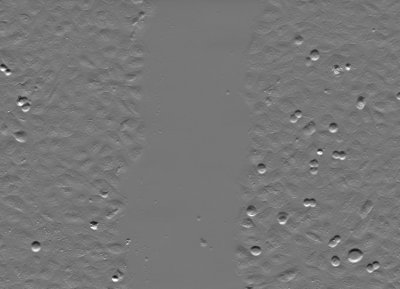
#> input picture Images/scratch/Scratch1.jpg, 400 x 289 px; its folder holds only this picture in this run
$ python lecture21.py
#> lines starting #> are read from the running program, lines starting #| are printed output that depends on the picture; after the words box and inside, x2 and y2 are one past the last pixel; in counts of white or black regions, pixels touching at a corner belong together
import matplotlib.pyplot as plt
from skimage import io
from skimage.filters.rank import entropy
from skimage.morphology import disk
import numpy as np
from skimage.filters import threshold_otsu


# [6 lines of commented-out code are left out]

import glob

time = 0
time_list=[]
area_list=[]
path = "Images/scratch/*.*"
for file in glob.glob(path):
    dict={}
    img=io.imread(file)
#> img is the input picture: shape (289, 400); min 14, max 255, mean 118.6
    entropy_img = entropy(img, disk(3))
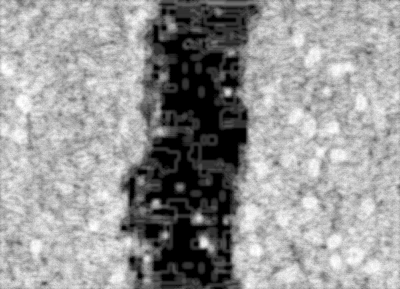
#> entropy_img: shape (289, 400) float64; min 0, max 4.86, mean 2.9; drawn with min black and max white
    thresh = threshold_otsu(entropy_img)
#> thresh = 2.15
    binary = entropy_img <= thresh
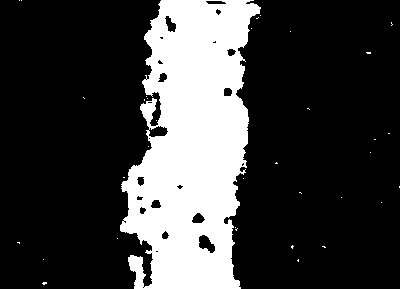
#> binary: shape (289, 400) bool; 23.9% white; 35 white regions (34 under 20 px), largest, box (x1, y1, x2, y2) and area: (120, 0, 261, 289) 27594
    scratch_area = np.sum(binary == 1)
#> scratch_area = 27683
    #print("time=", time, "hr  ", "Scratch area=", scratch_area, "pix\N{SUPERSCRIPT TWO}")
    time_list.append(time)
    area_list.append(scratch_area)
    time += 1

#print(time_list, area_list)
plt.plot(time_list, area_list, 'ro')  #Print blue dots scatter plot
plt.show()
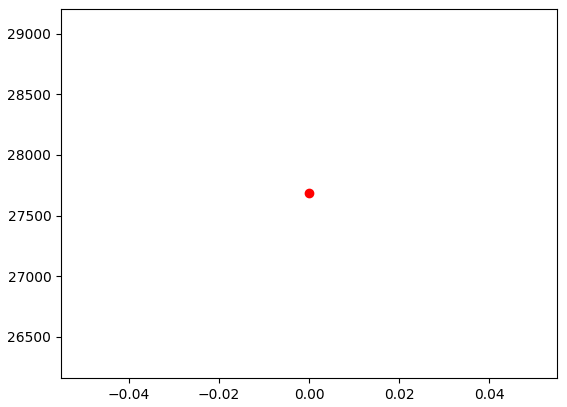
#> figure drawn by matplotlib, 1 panel

#Print slope, intercept
from scipy.stats import linregress
#print(linregress(time_list, area_list))


slope, intercept, r_value, p_value, std_err = linregress(time_list, area_list)
#> slope = nan; intercept = nan; r_value = 0; p_value = nan; std_err = nan
print("y = ",slope, "x", " + ", intercept  )
#| y =  nan x  +  nan
print("R\N{SUPERSCRIPT TWO} = ", r_value**2)
#| R² =  0.0
#print("r-squared: %f" % r_value**2)

$ run again, on Images/scratch/Scratch5.jpg
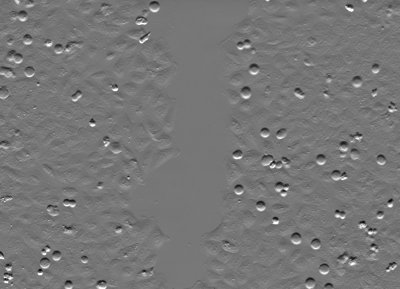
#> input picture Images/scratch/Scratch5.jpg, 400 x 289 px
#> img is the input picture: shape (289, 400); min 7, max 255, mean 118.6
#> thresh = 2.29
#> `binary = entropy_img <= thresh`:
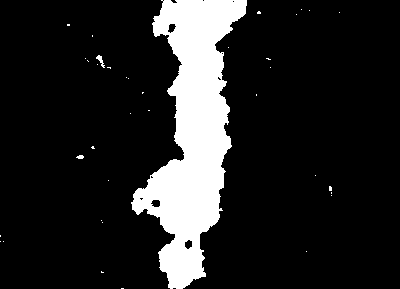
#> binary: shape (289, 400) bool; 13.9% white; 37 white regions (34 under 20 px), largest, box (x1, y1, x2, y2) and area: (131, 0, 247, 289) 15946, (96, 55, 105, 68) 45, (76, 155, 84, 159) 24
#> scratch_area = 16105
#> `plt.show()`:
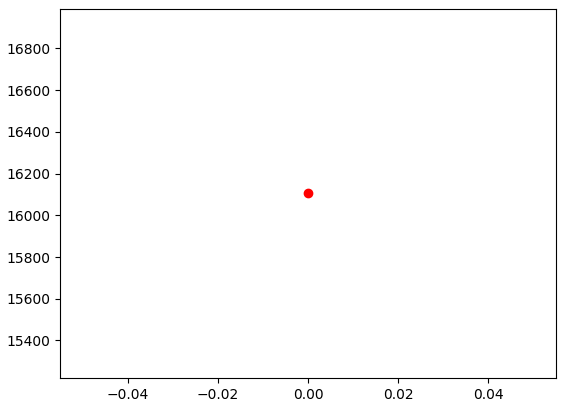
#> figure drawn by matplotlib, 1 panel
#> slope = nan; r_value = 0; p_value = nan
#| y =  nan x  +  nan
#| R² =  0.0

$ run again, on Images/scratch/Scratch6.jpg
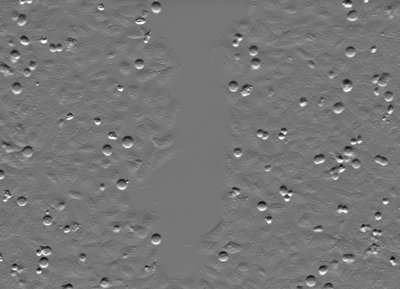
#> input picture Images/scratch/Scratch6.jpg, 400 x 289 px
#> img is the input picture: shape (289, 400); min 0, max 255, mean 118.6
#> thresh = 2.31
#> `binary = entropy_img <= thresh`:
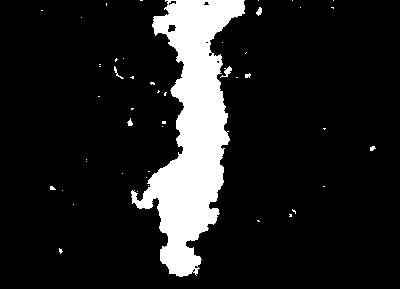
#> binary: shape (289, 400) bool; 12.5% white; 47 white regions (40 under 20 px), largest, box (x1, y1, x2, y2) and area: (131, 0, 245, 277) 14072, (220, 66, 232, 78) 55, (256, 7, 262, 16) 34
#> scratch_area = 14417
#> `plt.show()`:
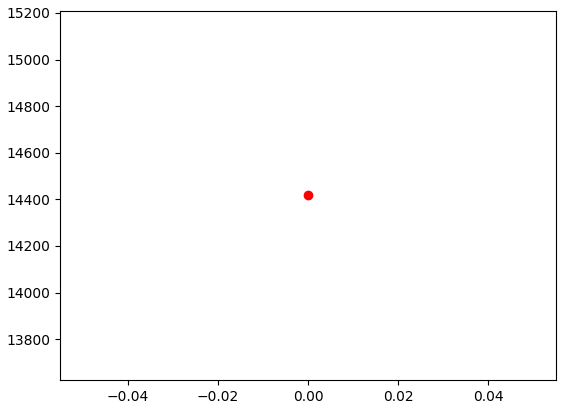
#> figure drawn by matplotlib, 1 panel
#> slope = nan; r_value = 0; p_value = nan
#| y =  nan x  +  nan
#| R² =  0.0

$ run again, on Images/scratch/Scratch7.jpg
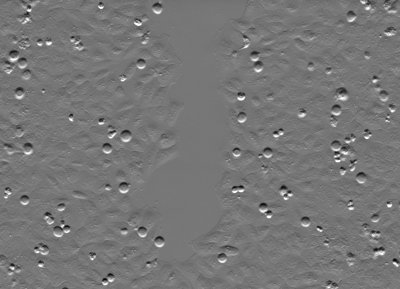
#> input picture Images/scratch/Scratch7.jpg, 400 x 289 px
#> img is the input picture: shape (289, 400); min 6, max 255, mean 118.6
#> thresh = 2.31
#> `binary = entropy_img <= thresh`:
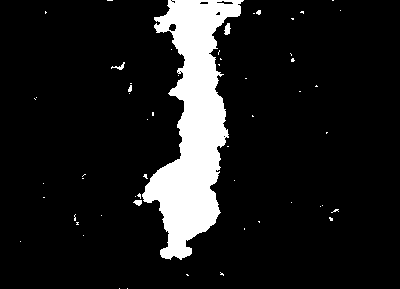
#> binary: shape (289, 400) bool; 11% white; 56 white regions (51 under 20 px), largest, box (x1, y1, x2, y2) and area: (142, 0, 244, 260) 12351, (224, 23, 231, 35) 56, (111, 62, 125, 70) 39, (133, 200, 142, 206) 38, (128, 85, 132, 92) 21
#> scratch_area = 12717
#> `plt.show()`:
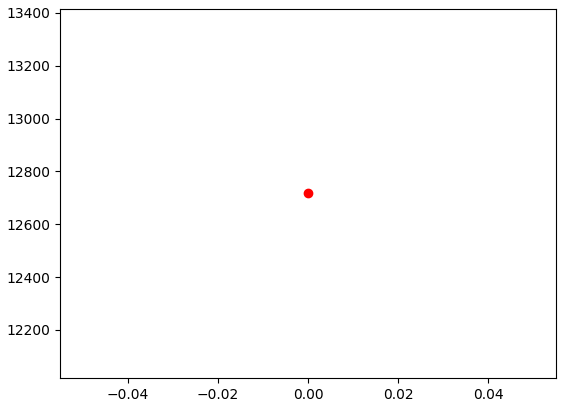
#> figure drawn by matplotlib, 1 panel
#> slope = nan; r_value = 0; p_value = nan
#| y =  nan x  +  nan
#| R² =  0.0

$ run again, on Images/scratch/Scratch2.jpg
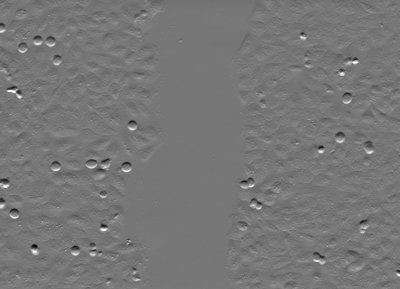
#> input picture Images/scratch/Scratch2.jpg, 400 x 289 px
#> img is the input picture: shape (289, 400); min 0, max 255, mean 118.6
#> thresh = 2.15
#> `binary = entropy_img <= thresh`:
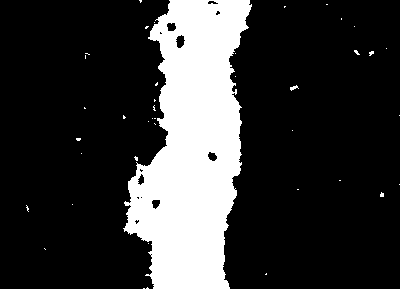
#> binary: shape (289, 400) bool; 20.9% white; 41 white regions (39 under 20 px), largest, box (x1, y1, x2, y2) and area: (123, 0, 252, 289) 23901, (290, 85, 299, 91) 26
#> scratch_area = 24106
#> `plt.show()`:
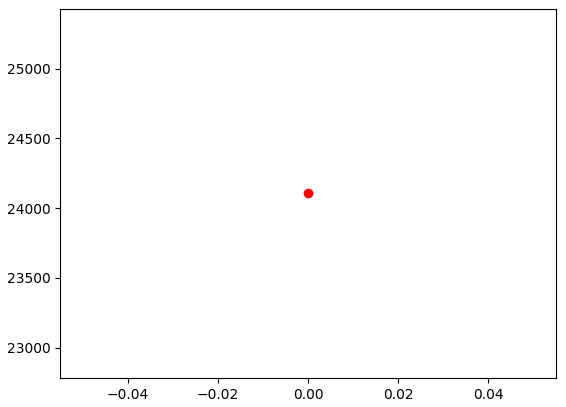
#> figure drawn by matplotlib, 1 panel
#> slope = nan; r_value = 0; p_value = nan
#| y =  nan x  +  nan
#| R² =  0.0
